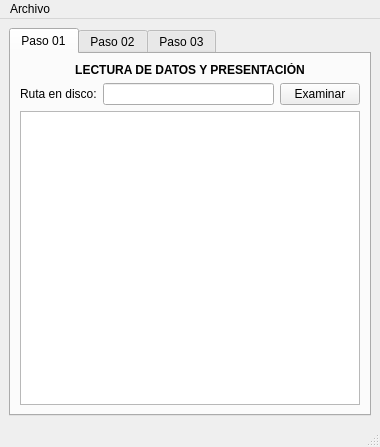
<?xml version="1.0" encoding="UTF-8"?>
<ui version="4.0">
 <class>MainWindow</class>
 <widget class="QMainWindow" name="MainWindow">
  <property name="windowModality">
   <enum>Qt::NonModal</enum>
  </property>
  <property name="geometry">
   <rect>
    <x>0</x>
    <y>0</y>
    <width>380</width>
    <height>447</height>
   </rect>
  </property>
  <property name="windowTitle">
   <string>Gestor de Data para Flexim F-601</string>
  </property>
  <property name="windowOpacity">
   <double>1.000000000000000</double>
  </property>
  <widget class="QWidget" name="centralwidget">
   <layout class="QGridLayout" name="gridLayout">
    <item row="0" column="0">
     <widget class="QTabWidget" name="tabWidget">
      <property name="currentIndex">
       <number>0</number>
      </property>
      <widget class="QWidget" name="tab">
       <attribute name="title">
        <string>Paso 01</string>
       </attribute>
       <layout class="QGridLayout" name="gridLayout_2">
        <item row="0" column="0">
         <layout class="QVBoxLayout" name="verticalLayout">
          <item>
           <widget class="QLabel" name="label">
            <property name="text">
             <string>&lt;html&gt;&lt;head/&gt;&lt;body&gt;&lt;p align=&quot;center&quot;&gt;&lt;span style=&quot; font-weight:600;&quot;&gt;LECTURA DE DATOS Y PRESENTACIÓN&lt;/span&gt;&lt;/p&gt;&lt;/body&gt;&lt;/html&gt;</string>
            </property>
           </widget>
          </item>
          <item>
           <layout class="QHBoxLayout" name="horizontalLayout">
            <item>
             <widget class="QLabel" name="label_2">
              <property name="text">
               <string>Ruta en disco:</string>
              </property>
             </widget>
            </item>
            <item>
             <widget class="QLineEdit" name="lineEdit"/>
            </item>
            <item>
             <widget class="QPushButton" name="pushButton">
              <property name="text">
               <string>Examinar</string>
              </property>
             </widget>
            </item>
           </layout>
          </item>
          <item>
           <widget class="QTableView" name="tableView"/>
          </item>
         </layout>
        </item>
       </layout>
      </widget>
      <widget class="QWidget" name="tab_2">
       <attribute name="title">
        <string>Paso 02</string>
       </attribute>
      </widget>
      <widget class="QWidget" name="tab_3">
       <attribute name="title">
        <string>Paso 03</string>
       </attribute>
      </widget>
     </widget>
    </item>
   </layout>
  </widget>
  <widget class="QMenuBar" name="menubar">
   <property name="geometry">
    <rect>
     <x>0</x>
     <y>0</y>
     <width>380</width>
     <height>21</height>
    </rect>
   </property>
   <widget class="QMenu" name="menuArchivo">
    <property name="title">
     <string>Archivo</string>
    </property>
    <addaction name="actionLimpiar_valores"/>
   </widget>
   <addaction name="menuArchivo"/>
  </widget>
  <widget class="QStatusBar" name="statusbar"/>
  <action name="actionLimpiar_valores">
   <property name="text">
    <string>Limpiar valores</string>
   </property>
  </action>
 </widget>
 <resources/>
 <connections/>
</ui>
